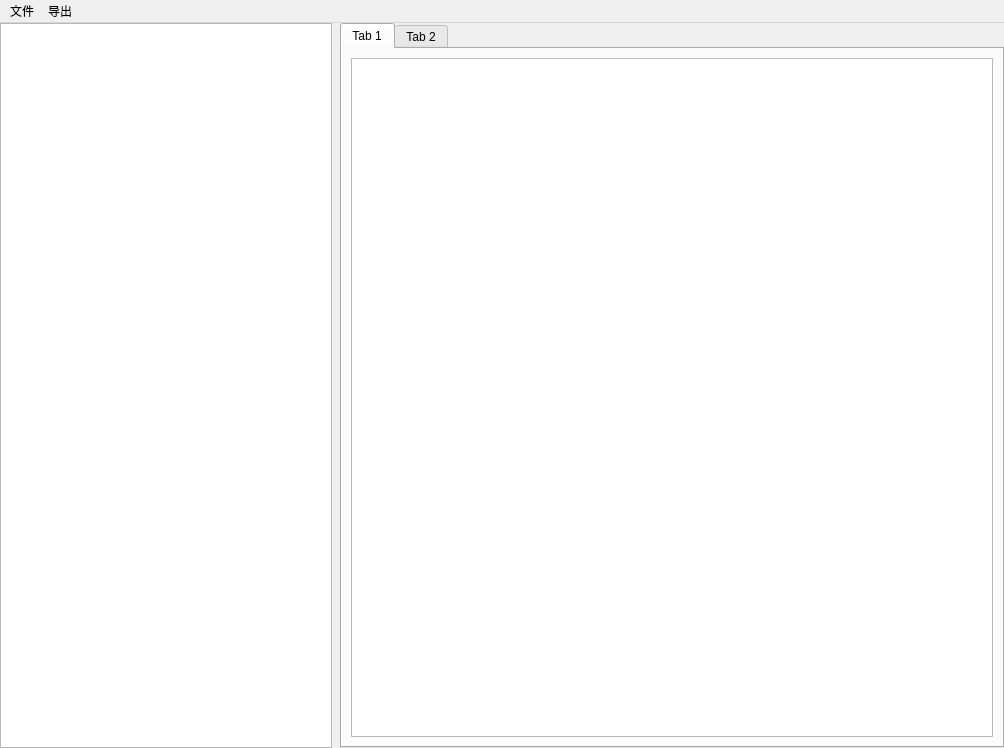
<?xml version="1.0" encoding="UTF-8"?>
<ui version="4.0">
 <class>MainWindow</class>
 <widget class="QMainWindow" name="MainWindow">
  <property name="geometry">
   <rect>
    <x>0</x>
    <y>0</y>
    <width>1004</width>
    <height>748</height>
   </rect>
  </property>
  <property name="windowTitle">
   <string>原神BiLiWIKI深渊怪物一栏生成器</string>
  </property>
  <widget class="QWidget" name="centralwidget">
   <layout class="QHBoxLayout" name="horizontalLayout_2" stretch="1,2">
    <property name="spacing">
     <number>8</number>
    </property>
    <property name="leftMargin">
     <number>0</number>
    </property>
    <property name="topMargin">
     <number>0</number>
    </property>
    <property name="rightMargin">
     <number>0</number>
    </property>
    <property name="bottomMargin">
     <number>0</number>
    </property>
    <item>
     <widget class="QListView" name="listView"/>
    </item>
    <item>
     <widget class="QTabWidget" name="tabWidget">
      <property name="currentIndex">
       <number>0</number>
      </property>
      <widget class="QWidget" name="tab">
       <attribute name="title">
        <string>Tab 1</string>
       </attribute>
       <layout class="QVBoxLayout" name="verticalLayout">
        <item>
         <widget class="QListView" name="listView_2"/>
        </item>
       </layout>
      </widget>
      <widget class="QWidget" name="tab_2">
       <attribute name="title">
        <string>Tab 2</string>
       </attribute>
      </widget>
     </widget>
    </item>
   </layout>
  </widget>
  <widget class="QMenuBar" name="menuBar">
   <property name="geometry">
    <rect>
     <x>0</x>
     <y>0</y>
     <width>1004</width>
     <height>23</height>
    </rect>
   </property>
   <widget class="QMenu" name="menu">
    <property name="title">
     <string>文件</string>
    </property>
    <addaction name="actionOpen"/>
    <addaction name="actionSave"/>
    <addaction name="actionSave_as"/>
   </widget>
   <widget class="QMenu" name="menu_2">
    <property name="title">
     <string>导出</string>
    </property>
    <addaction name="actionBiWIKI"/>
   </widget>
   <addaction name="menu"/>
   <addaction name="menu_2"/>
  </widget>
  <action name="actionOpen">
   <property name="text">
    <string>打开...</string>
   </property>
  </action>
  <action name="actionSave">
   <property name="text">
    <string>保存...</string>
   </property>
  </action>
  <action name="actionSave_as">
   <property name="text">
    <string>另存为...</string>
   </property>
  </action>
  <action name="actionBiWIKI">
   <property name="text">
    <string>BiWIKI</string>
   </property>
  </action>
 </widget>
 <resources/>
 <connections/>
</ui>
